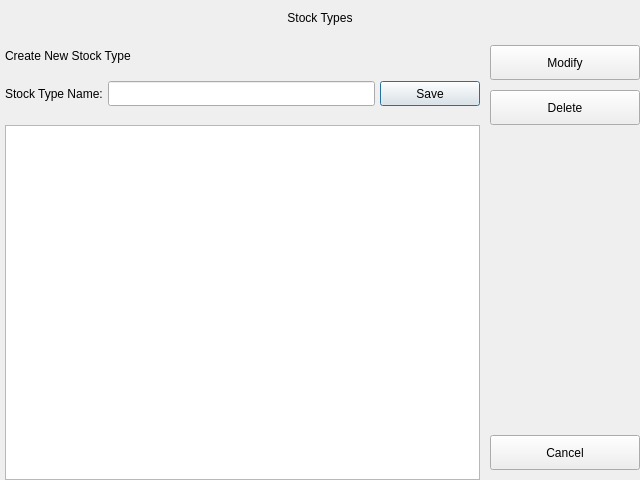
<?xml version="1.0" encoding="UTF-8"?>
<ui version="4.0">
 <class>StockTypesDialog</class>
 <widget class="QDialog" name="StockTypesDialog">
  <property name="windowModality">
   <enum>Qt::WindowModality::ApplicationModal</enum>
  </property>
  <property name="geometry">
   <rect>
    <x>0</x>
    <y>0</y>
    <width>640</width>
    <height>480</height>
   </rect>
  </property>
  <property name="minimumSize">
   <size>
    <width>640</width>
    <height>480</height>
   </size>
  </property>
  <property name="maximumSize">
   <size>
    <width>640</width>
    <height>480</height>
   </size>
  </property>
  <property name="windowTitle">
   <string>Stock Types</string>
  </property>
  <property name="styleSheet">
   <string notr="true"/>
  </property>
  <layout class="QVBoxLayout" name="verticalLayout_4">
   <property name="spacing">
    <number>0</number>
   </property>
   <property name="leftMargin">
    <number>0</number>
   </property>
   <property name="topMargin">
    <number>0</number>
   </property>
   <property name="rightMargin">
    <number>0</number>
   </property>
   <property name="bottomMargin">
    <number>0</number>
   </property>
   <item>
    <widget class="QWidget" name="widget" native="true">
     <property name="minimumSize">
      <size>
       <width>0</width>
       <height>35</height>
      </size>
     </property>
     <property name="maximumSize">
      <size>
       <width>16777215</width>
       <height>35</height>
      </size>
     </property>
     <layout class="QHBoxLayout" name="horizontalLayout_10">
      <property name="spacing">
       <number>0</number>
      </property>
      <property name="leftMargin">
       <number>0</number>
      </property>
      <property name="topMargin">
       <number>0</number>
      </property>
      <property name="rightMargin">
       <number>0</number>
      </property>
      <property name="bottomMargin">
       <number>0</number>
      </property>
      <item>
       <widget class="QLabel" name="lb_dialog_title">
        <property name="minimumSize">
         <size>
          <width>0</width>
          <height>35</height>
         </size>
        </property>
        <property name="maximumSize">
         <size>
          <width>16777215</width>
          <height>35</height>
         </size>
        </property>
        <property name="text">
         <string>Stock Types</string>
        </property>
        <property name="alignment">
         <set>Qt::AlignmentFlag::AlignCenter</set>
        </property>
       </widget>
      </item>
     </layout>
    </widget>
   </item>
   <item>
    <widget class="QWidget" name="widget_2" native="true">
     <layout class="QHBoxLayout" name="horizontalLayout_22">
      <property name="spacing">
       <number>5</number>
      </property>
      <property name="leftMargin">
       <number>0</number>
      </property>
      <property name="topMargin">
       <number>0</number>
      </property>
      <property name="rightMargin">
       <number>0</number>
      </property>
      <property name="bottomMargin">
       <number>0</number>
      </property>
      <item>
       <widget class="QWidget" name="widget_3" native="true">
        <layout class="QVBoxLayout" name="verticalLayout_2">
         <property name="spacing">
          <number>10</number>
         </property>
         <property name="leftMargin">
          <number>5</number>
         </property>
         <property name="topMargin">
          <number>0</number>
         </property>
         <property name="rightMargin">
          <number>5</number>
         </property>
         <property name="bottomMargin">
          <number>0</number>
         </property>
         <item>
          <widget class="QWidget" name="widget_4" native="true">
           <property name="minimumSize">
            <size>
             <width>0</width>
             <height>80</height>
            </size>
           </property>
           <property name="maximumSize">
            <size>
             <width>16777215</width>
             <height>80</height>
            </size>
           </property>
           <layout class="QVBoxLayout" name="verticalLayout">
            <property name="spacing">
             <number>5</number>
            </property>
            <property name="leftMargin">
             <number>0</number>
            </property>
            <property name="topMargin">
             <number>0</number>
            </property>
            <property name="rightMargin">
             <number>0</number>
            </property>
            <property name="bottomMargin">
             <number>0</number>
            </property>
            <item>
             <widget class="QLabel" name="lb_section_header">
              <property name="minimumSize">
               <size>
                <width>0</width>
                <height>25</height>
               </size>
              </property>
              <property name="maximumSize">
               <size>
                <width>16777215</width>
                <height>25</height>
               </size>
              </property>
              <property name="text">
               <string>Create New Stock Type</string>
              </property>
             </widget>
            </item>
            <item>
             <layout class="QHBoxLayout" name="horizontalLayout">
              <item>
               <widget class="QLabel" name="lb_stock_type_name">
                <property name="minimumSize">
                 <size>
                  <width>0</width>
                  <height>25</height>
                 </size>
                </property>
                <property name="maximumSize">
                 <size>
                  <width>16777215</width>
                  <height>25</height>
                 </size>
                </property>
                <property name="text">
                 <string>Stock Type Name:</string>
                </property>
               </widget>
              </item>
              <item>
               <widget class="QLineEdit" name="le_stock_type_name">
                <property name="minimumSize">
                 <size>
                  <width>0</width>
                  <height>25</height>
                 </size>
                </property>
                <property name="maximumSize">
                 <size>
                  <width>16777215</width>
                  <height>25</height>
                 </size>
                </property>
               </widget>
              </item>
              <item>
               <widget class="QPushButton" name="pb_stock_type_save">
                <property name="minimumSize">
                 <size>
                  <width>100</width>
                  <height>25</height>
                 </size>
                </property>
                <property name="maximumSize">
                 <size>
                  <width>100</width>
                  <height>25</height>
                 </size>
                </property>
                <property name="text">
                 <string>Save</string>
                </property>
                <property name="icon">
                 <iconset resource="../assets/images/icons.qrc">
                  <normaloff>:/Icons/tick-small.svg</normaloff>:/Icons/tick-small.svg</iconset>
                </property>
                <property name="iconSize">
                 <size>
                  <width>25</width>
                  <height>25</height>
                 </size>
                </property>
               </widget>
              </item>
             </layout>
            </item>
           </layout>
          </widget>
         </item>
         <item>
          <widget class="QTableView" name="tbl_stock_types"/>
         </item>
        </layout>
       </widget>
      </item>
      <item>
       <widget class="QWidget" name="dlg_menu" native="true">
        <property name="minimumSize">
         <size>
          <width>150</width>
          <height>0</height>
         </size>
        </property>
        <property name="maximumSize">
         <size>
          <width>150</width>
          <height>16777215</height>
         </size>
        </property>
        <layout class="QVBoxLayout" name="verticalLayout_3">
         <property name="spacing">
          <number>10</number>
         </property>
         <property name="leftMargin">
          <number>0</number>
         </property>
         <property name="topMargin">
          <number>10</number>
         </property>
         <property name="rightMargin">
          <number>0</number>
         </property>
         <property name="bottomMargin">
          <number>10</number>
         </property>
         <item>
          <widget class="QPushButton" name="pb_stock_type_modify">
           <property name="minimumSize">
            <size>
             <width>0</width>
             <height>35</height>
            </size>
           </property>
           <property name="maximumSize">
            <size>
             <width>16777215</width>
             <height>35</height>
            </size>
           </property>
           <property name="text">
            <string>Modify</string>
           </property>
           <property name="icon">
            <iconset resource="../assets/images/icons.qrc">
             <normaloff>:/Icons/edit.svg</normaloff>:/Icons/edit.svg</iconset>
           </property>
           <property name="iconSize">
            <size>
             <width>16</width>
             <height>16</height>
            </size>
           </property>
          </widget>
         </item>
         <item>
          <widget class="QPushButton" name="pb_stock_type_delete">
           <property name="minimumSize">
            <size>
             <width>0</width>
             <height>35</height>
            </size>
           </property>
           <property name="maximumSize">
            <size>
             <width>16777215</width>
             <height>35</height>
            </size>
           </property>
           <property name="text">
            <string>Delete</string>
           </property>
           <property name="icon">
            <iconset resource="../assets/images/icons.qrc">
             <normaloff>:/Icons/trash.svg</normaloff>:/Icons/trash.svg</iconset>
           </property>
           <property name="iconSize">
            <size>
             <width>16</width>
             <height>16</height>
            </size>
           </property>
          </widget>
         </item>
         <item>
          <spacer name="verticalSpacer">
           <property name="orientation">
            <enum>Qt::Orientation::Vertical</enum>
           </property>
           <property name="sizeHint" stdset="0">
            <size>
             <width>20</width>
             <height>40</height>
            </size>
           </property>
          </spacer>
         </item>
         <item>
          <widget class="QPushButton" name="pb_stock_type_cancel">
           <property name="minimumSize">
            <size>
             <width>0</width>
             <height>35</height>
            </size>
           </property>
           <property name="maximumSize">
            <size>
             <width>16777215</width>
             <height>35</height>
            </size>
           </property>
           <property name="text">
            <string>Cancel</string>
           </property>
           <property name="icon">
            <iconset resource="../assets/images/icons.qrc">
             <normaloff>:/Icons/cross.svg</normaloff>:/Icons/cross.svg</iconset>
           </property>
           <property name="iconSize">
            <size>
             <width>16</width>
             <height>16</height>
            </size>
           </property>
          </widget>
         </item>
        </layout>
       </widget>
      </item>
     </layout>
    </widget>
   </item>
  </layout>
 </widget>
 <resources>
  <include location="../assets/images/icons.qrc"/>
 </resources>
 <connections/>
</ui>
